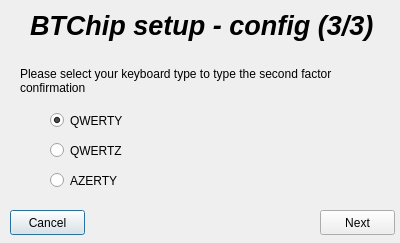
<?xml version="1.0" encoding="UTF-8"?>
<ui version="4.0">
 <class>Dialog</class>
 <widget class="QDialog" name="Dialog">
  <property name="geometry">
   <rect>
    <x>0</x>
    <y>0</y>
    <width>400</width>
    <height>243</height>
   </rect>
  </property>
  <property name="windowTitle">
   <string>BTChip setup</string>
  </property>
  <widget class="QLabel" name="TitleLabel">
   <property name="geometry">
    <rect>
     <x>30</x>
     <y>10</y>
     <width>361</width>
     <height>31</height>
    </rect>
   </property>
   <property name="font">
    <font>
     <pointsize>20</pointsize>
     <weight>75</weight>
     <italic>true</italic>
     <bold>true</bold>
    </font>
   </property>
   <property name="text">
    <string>BTChip setup - config (3/3)</string>
   </property>
  </widget>
  <widget class="QLabel" name="IntroLabel">
   <property name="geometry">
    <rect>
     <x>20</x>
     <y>50</y>
     <width>351</width>
     <height>61</height>
    </rect>
   </property>
   <property name="text">
    <string>Please select your keyboard type to type the second factor confirmation</string>
   </property>
   <property name="wordWrap">
    <bool>true</bool>
   </property>
  </widget>
  <widget class="QRadioButton" name="qwertyButton">
   <property name="geometry">
    <rect>
     <x>50</x>
     <y>110</y>
     <width>94</width>
     <height>21</height>
    </rect>
   </property>
   <property name="text">
    <string>QWERTY</string>
   </property>
   <property name="checked">
    <bool>true</bool>
   </property>
   <attribute name="buttonGroup">
    <string notr="true">keyboardGroup</string>
   </attribute>
  </widget>
  <widget class="QRadioButton" name="qwertzButton">
   <property name="geometry">
    <rect>
     <x>50</x>
     <y>140</y>
     <width>94</width>
     <height>21</height>
    </rect>
   </property>
   <property name="text">
    <string>QWERTZ</string>
   </property>
   <attribute name="buttonGroup">
    <string notr="true">keyboardGroup</string>
   </attribute>
  </widget>
  <widget class="QRadioButton" name="azertyButton">
   <property name="geometry">
    <rect>
     <x>50</x>
     <y>170</y>
     <width>94</width>
     <height>21</height>
    </rect>
   </property>
   <property name="text">
    <string>AZERTY</string>
   </property>
   <attribute name="buttonGroup">
    <string notr="true">keyboardGroup</string>
   </attribute>
  </widget>
  <widget class="QPushButton" name="CancelButton">
   <property name="geometry">
    <rect>
     <x>10</x>
     <y>210</y>
     <width>75</width>
     <height>25</height>
    </rect>
   </property>
   <property name="text">
    <string>Cancel</string>
   </property>
  </widget>
  <widget class="QPushButton" name="NextButton">
   <property name="geometry">
    <rect>
     <x>320</x>
     <y>210</y>
     <width>75</width>
     <height>25</height>
    </rect>
   </property>
   <property name="text">
    <string>Next</string>
   </property>
  </widget>
 </widget>
 <resources/>
 <connections/>
 <buttongroups>
  <buttongroup name="keyboardGroup"/>
 </buttongroups>
</ui>
